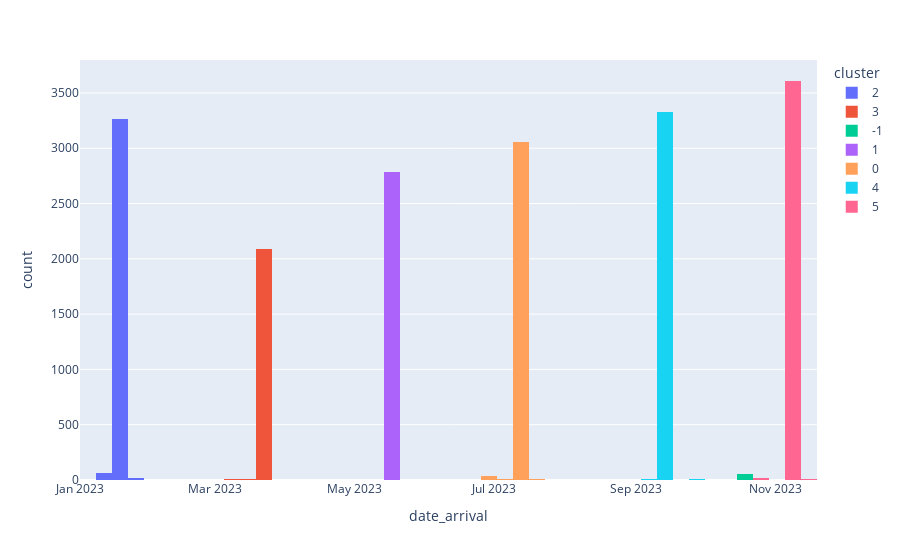

Notebook cell for this chart:
### Code cell
px.histogram(data_frame=clustered_pair_id, x='date_arrival', color='cluster')

### Figure 1 — Plotly figure (JSON) as saved in the notebook; plotly's stock layout.template omitted (floating-point values rounded to 4 significant figures; data arrays with more than 128 entries replaced by an {"elided": "..."} marker saying what was removed)
{"data": [{"alignmentgroup": "True", "bingroup": "x", "hovertemplate": "cluster=2<br>date_arrival=%{x}<br>count=%{y}<extra></extra>", "legendgroup": "2", "marker": {"color": "#636efa", "pattern": {"shape": ""}}, "name": "2", "offsetgroup": "2", "orientation": "v", "showlegend": true, "type": "histogram", "x": {"elided": "3355 str values"}, "xaxis": "x", "yaxis": "y"}, {"alignmentgroup": "True", "bingroup": "x", "hovertemplate": "cluster=3<br>date_arrival=%{x}<br>count=%{y}<extra></extra>", "legendgroup": "3", "marker": {"color": "#EF553B", "pattern": {"shape": ""}}, "name": "3", "offsetgroup": "3", "orientation": "v", "showlegend": true, "type": "histogram", "x": {"elided": "2107 str values"}, "xaxis": "x", "yaxis": "y"}, {"alignmentgroup": "True", "bingroup": "x", "hovertemplate": "cluster=-1<br>date_arrival=%{x}<br>count=%{y}<extra></extra>", "legendgroup": "-1", "marker": {"color": "#00cc96", "pattern": {"shape": ""}}, "name": "-1", "offsetgroup": "-1", "orientation": "v", "showlegend": true, "type": "histogram", "x": ["2023-04-19T00:00:00", "2023-04-19T00:00:00", "2023-06-14T00:00:00", "2023-06-14T00:00:00", "2023-10-13T00:00:00", "2023-10-13T00:00:00", "2023-10-16T00:00:00", "2023-10-16T00:00:00", "2023-10-16T00:00:00", "2023-10-16T00:00:00", "2023-10-16T00:00:00", "2023-10-16T00:00:00", "2023-10-16T00:00:00", "2023-10-16T00:00:00", "2023-10-16T00:00:00", "2023-10-16T00:00:00", "2023-10-16T00:00:00", "2023-10-16T00:00:00", "2023-10-16T00:00:00", "2023-10-16T00:00:00", "2023-10-16T00:00:00", "2023-10-16T00:00:00", "2023-10-16T00:00:00", "2023-10-16T00:00:00", "2023-10-16T00:00:00", "2023-10-16T00:00:00", "2023-10-16T00:00:00", "2023-10-16T00:00:00", "2023-10-16T00:00:00", "2023-10-16T00:00:00", "2023-10-16T00:00:00", "2023-10-16T00:00:00", "2023-10-16T00:00:00", "2023-10-16T00:00:00", "2023-10-16T00:00:00", "2023-10-16T00:00:00", "2023-10-16T00:00:00", "2023-10-16T00:00:00", "2023-10-16T00:00:00", "2023-10-16T00:00:00", "2023-10-16T00:00:00", "2023-10-16T00:00:00", "2023-10-16T00:00:00", "2023-10-16T00:00:00", "2023-10-16T00:00:00", "2023-10-16T00:00:00", "2023-10-16T00:00:00", "2023-10-16T00:00:00", "2023-10-16T00:00:00", "2023-10-16T00:00:00", "2023-10-16T00:00:00", "2023-10-16T00:00:00", "2023-10-16T00:00:00", "2023-10-16T00:00:00", "2023-10-16T00:00:00", "2023-10-16T00:00:00", "2023-10-16T00:00:00", "2023-10-16T00:00:00", "2023-10-16T00:00:00"], "xaxis": "x", "yaxis": "y"}, {"alignmentgroup": "True", "bingroup": "x", "hovertemplate": "cluster=1<br>date_arrival=%{x}<br>count=%{y}<extra></extra>", "legendgroup": "1", "marker": {"color": "#ab63fa", "pattern": {"shape": ""}}, "name": "1", "offsetgroup": "1", "orientation": "v", "showlegend": true, "type": "histogram", "x": {"elided": "2789 str values"}, "xaxis": "x", "yaxis": "y"}, {"alignmentgroup": "True", "bingroup": "x", "hovertemplate": "cluster=0<br>date_arrival=%{x}<br>count=%{y}<extra></extra>", "legendgroup": "0", "marker": {"color": "#FFA15A", "pattern": {"shape": ""}}, "name": "0", "offsetgroup": "0", "orientation": "v", "showlegend": true, "type": "histogram", "x": {"elided": "3107 str values"}, "xaxis": "x", "yaxis": "y"}, {"alignmentgroup": "True", "bingroup": "x", "hovertemplate": "cluster=4<br>date_arrival=%{x}<br>count=%{y}<extra></extra>", "legendgroup": "4", "marker": {"color": "#19d3f3", "pattern": {"shape": ""}}, "name": "4", "offsetgroup": "4", "orientation": "v", "showlegend": true, "type": "histogram", "x": {"elided": "3349 str values"}, "xaxis": "x", "yaxis": "y"}, {"alignmentgroup": "True", "bingroup": "x", "hovertemplate": "cluster=5<br>date_arrival=%{x}<br>count=%{y}<extra></extra>", "legendgroup": "5", "marker": {"color": "#FF6692", "pattern": {"shape": ""}}, "name": "5", "offsetgroup": "5", "orientation": "v", "showlegend": true, "type": "histogram", "x": {"elided": "3645 str values"}, "xaxis": "x", "yaxis": "y"}], "layout": {"barmode": "relative", "legend": {"title": {"text": "cluster"}, "tracegroupgap": 0}, "margin": {"t": 60}, "xaxis": {"anchor": "y", "domain": [0, 1], "title": {"text": "date_arrival"}}, "yaxis": {"anchor": "x", "domain": [0, 1], "title": {"text": "count"}}}}
